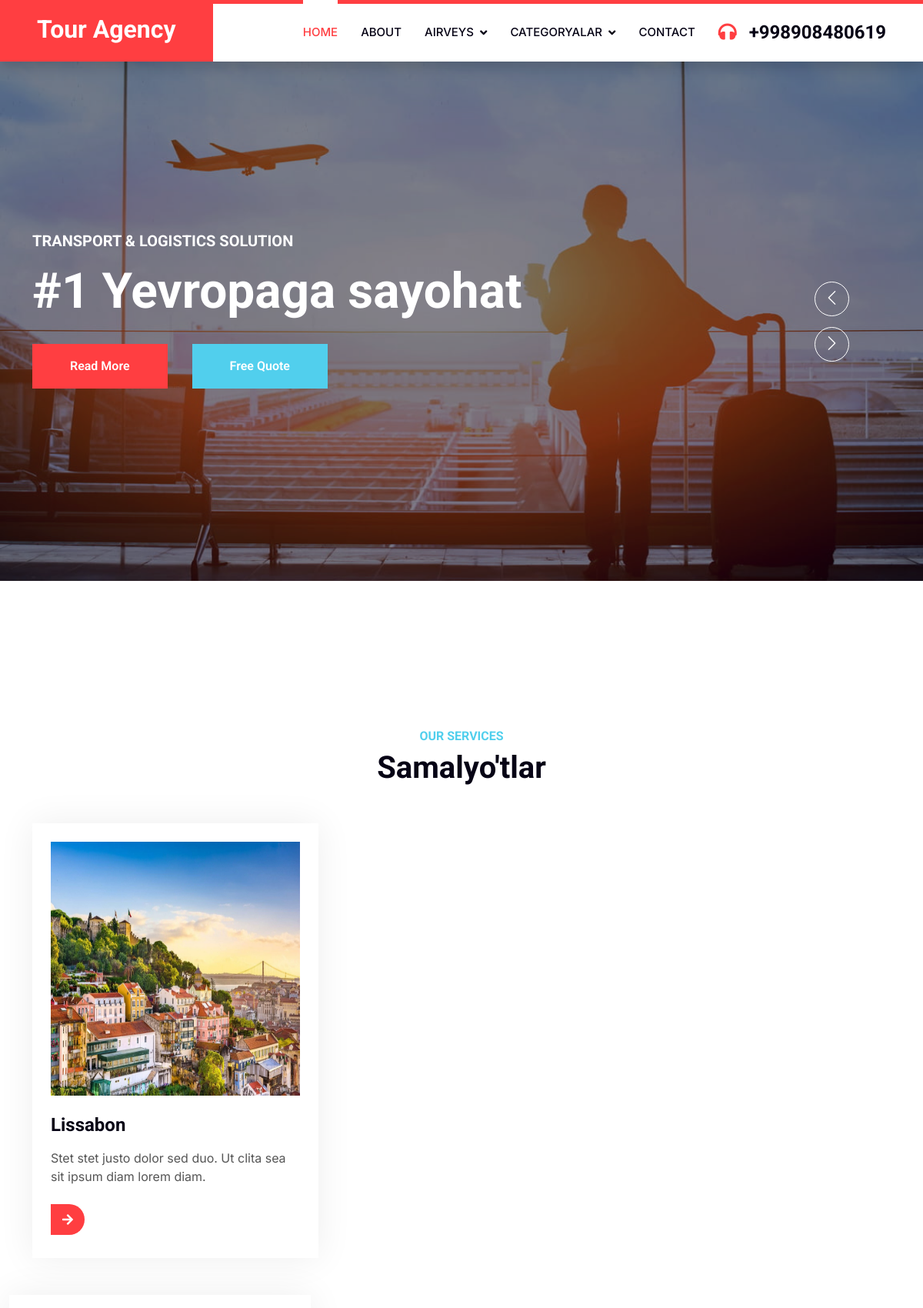
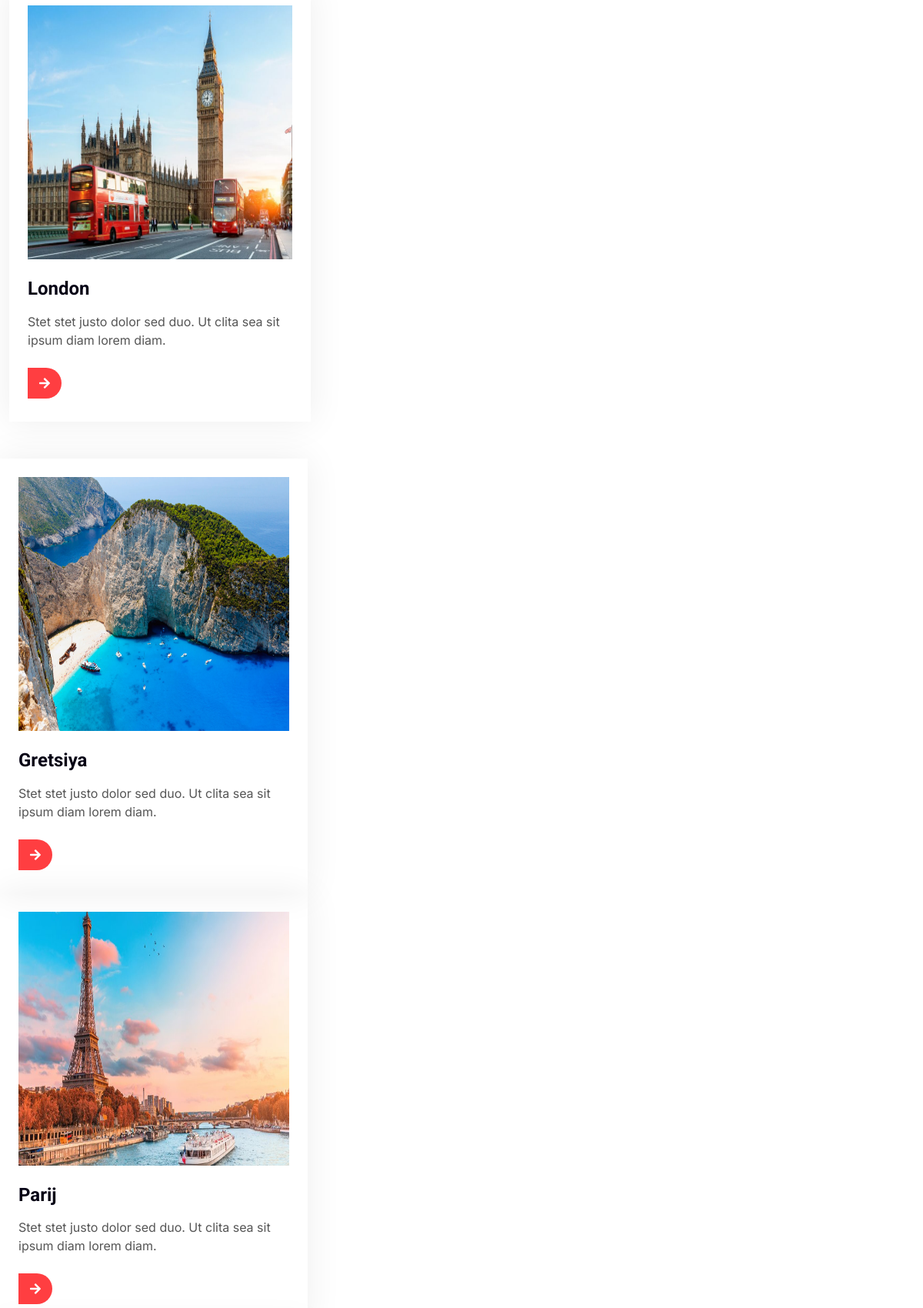
The page /airveys/1/ (upper part) on the database its author committed (2 pictures, top to bottom).
### student/models.py (models this page shows, shortened)
class Shaharlar(models.Model):
    name=models.CharField(max_length=255)
    image=models.ImageField(upload_to='shaharlar/')
    text=models.TextField(max_length=900)
    category=models.ForeignKey('Category' ,on_delete=models.CASCADE)
    airveys=models.ManyToManyField('Airveys', blank=True ,null=True)
    class Meta:
        verbose_name = 'shahar'
        verbose_name_plural ='shaharlar'

### student/views.py (the view)
# urls.py: path('airveys/<int:id>/', views.airveys, name='airveys'),
def airveys(request,id):
    airveyis = Airveys.objects.all()
    airveys=get_object_or_404(Airveys, pk=id)
    shaharlar=Shaharlar.objects.filter(airveys=airveys)
    data={
        'airveyis':airveyis,
        'shaharlar':shaharlar,
    }
    return render(request, template_name='student/airveys.html',context=data)

### student/templates/student/airveys.html (shortened to what this page needs)
{% extends 'base.html' %}
{% load static %}
{% block content %}
    <div class="container-xxl py-5">
        <div class="container py-5">
            <div class="text-center wow fadeInUp" data-wow-delay="0.1s">
                <h6 class="text-secondary text-uppercase">Our Services</h6>
                <h1 class="mb-5">Samalyo'tlar</h1>
            </div>
            {% for sam in shaharlar  %}
                    <div class="col-md-6 col-lg-4 wow fadeInUp" data-wow-delay="0.7s">
                        <div class="service-item p-4">
                            <div class="overflow-hidden mb-4">
                                <img class="img-fluid" src="{{sam.image.url}}" style="height: 330px;width: 270;" alt="rasm bor">
                            </div>
                            <h4 class="mb-3">{{sam.name}}</h4>
                            <p>Stet stet justo dolor sed duo. Ut clita sea sit ipsum diam lorem diam.</p>
                            <a class="btn-slide mt-2" href=""><i class="fa fa-arrow-right"></i><span>Read More</span></a>
                        </div>
                    </div>
                </div>
            {% endfor %}
{% endblock %}

### student/static/student/css/style.css (style rules this page uses)
:root { --primary: #FF3E41; --secondary: #51CFED; --light: #F8F2F0; --dark: #060315; }
.service-item, .price-item, .team-item { box-shadow: 0 0 45px rgba(0, 0, 0, .07); }
.service-item img, .team-item img { transition: .5s; }
.service-item a.btn-slide, .price-item a.btn-slide, .team-item div.btn-slide { position: relative; display: inline-block; overflow: hidden; font-size: 0; }
.service-item a.btn-slide i, .service-item a.btn-slide span, .price-item a.btn-slide i, .price-item a.btn-slide span, .team-item div.btn-slide i, .team-item div.btn-slide span { position: relative; height: 40px; padding: 0 15px; display: inline-flex; align-items: center; font-size: 16px; color: #FFFFFF; background: var(--primary); border-radius: 0 35px 35px 0; transition: .5s; z-index: 2; }

### rows shown on the page
Shaharlar: image (picture), name "Lissabon"
Shaharlar: image (picture), name "London"
Shaharlar: image (picture), name "Gretsiya"
Shaharlar: image (picture), name "Parij"
